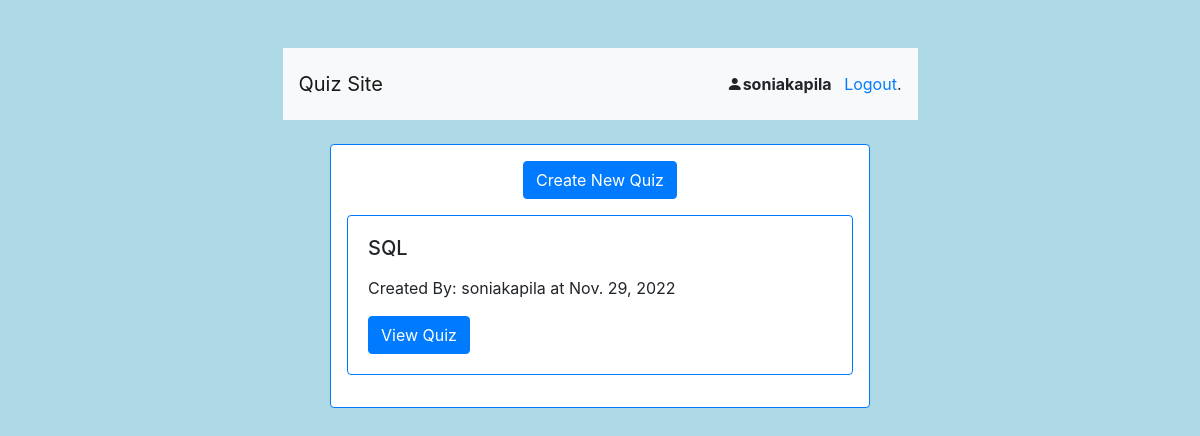
The page /teacher/ (signed in) on the database its author committed.
### accounts/models.py (models this page shows)
class User(AbstractUser):
    first_name = models.CharField("first name", max_length=150, blank=False)
    email = models.EmailField(unique=True, blank=False)
    is_student = models.BooleanField(default=False)
    is_teacher = models.BooleanField(default=False)

class Teacher(models.Model):
    user = models.OneToOneField(
        User, on_delete=models.CASCADE, primary_key=True)
    def __str__(self):
        return self.user.username

### quiz_app_teacher/models.py (models this page shows, shortened)
class Quiz(models.Model):
    name = models.CharField(max_length=250)
    quiz_id = models.CharField(max_length=300,)
    created_date = models.DateTimeField(default=timezone.now)
    author = models.ForeignKey(
        'accounts.Teacher', on_delete=models.CASCADE, related_name='quizzes')
    course = models.ForeignKey(
        Course, on_delete=models.CASCADE, related_name='quizzes',)
    class Meta:
        verbose_name_plural = "Quizzes"
        ordering=['-created_date']

### quiz_app_teacher/views.py (the view)
# urls.py: path('', views.TeacherHome.as_view(), name='home'),
@method_decorator([login_required, teacher_required], name='dispatch')
@method_decorator(never_cache, name='dispatch')
class TeacherHome(ListView):
    model = Quiz
    context_object_name = 'myQuizzes'
    template_name = 'teacher/home.html'
    def get_queryset(self):
        queryset = self.request.user.teacher.quizzes.all()
        return queryset

### quiz_app_teacher/templates/teacher/home.html (shortened to what this page needs)
{% extends 'accounts/base.html' %}
{% block content %}
<div class="card border-primary p-3">
  <div class="text-center">
    <a href="{% url 'teacher:quiz_new' %}" class="btn btn-primary mb-3">Create New Quiz</a>
  </div>
  {% for quiz in myQuizzes %}
  <div class="card border-primary mb-3 ">
    <div class="card-body">
      <h5 class="card-title">{{quiz.name}}</h5>
      <p class="card-text"><p>Created By: {{quiz.author}} at {{quiz.created_date|date}}</p>
      <a href="{% url 'teacher:quiz' quiz.quiz_id %}" class="btn btn-primary">View Quiz</a>
    </div>
  </div>
  {% empty %}
  <p class="bg-light text-center" colspan="5">You haven't created any quiz yet.</p>
  {% endfor %}
</div>
{% endblock content %}

### accounts/templates/accounts/base.html (shortened to what this page needs)
{% load static %}
<link rel="stylesheet" href="https://cdn.jsdelivr.net/npm/bootstrap@4.4.1/dist/css/bootstrap.min.css"
>
  <link rel="stylesheet" href="https://cdn.jsdelivr.net/npm/bootstrap-icons@1.5.0/font/bootstrap-icons.css">
{% load crispy_forms_tags %}
<html>
<head>
</head>
<body style="background-color:rgb(173, 216, 230);">
  <div class="container">
    <div class="row">
      <div class="col-12  col-sm-12 col-md-11  col-lg-9 col-xl-7 mx-auto">
        <nav class="navbar sticky-top  navbar-light bg-light mt-5">
          <a class="navbar-brand" href="/">Quiz Site</a>
          <div>
            {% if user.is_authenticated %}
            <p class="pt-3"><i class="bi bi-person-fill"></i><strong>{{ user.username }}</strong> <a class=" ml-2" href="{% url 'accounts:logout' %}">Logout</a>.</p>
            {% endif %}
          </div>
        </nav>
      </div>
    </div>
    <div class="row">
      <div class="col-12  col-sm-11 col-md-10  col-lg-8 col-xl-6 mx-auto">
        <div class="text-center"> {% include 'accounts/partials/messages.html' %}</div>
        {% block content %}
        {% endblock content%}
      </div>
    </div>
  </div>
</body>
</html>

### rows shown on the page
User: username "soniakapila"
Quiz: name "SQL", author "soniakapila", created_date "Nov. 29, 2022"
